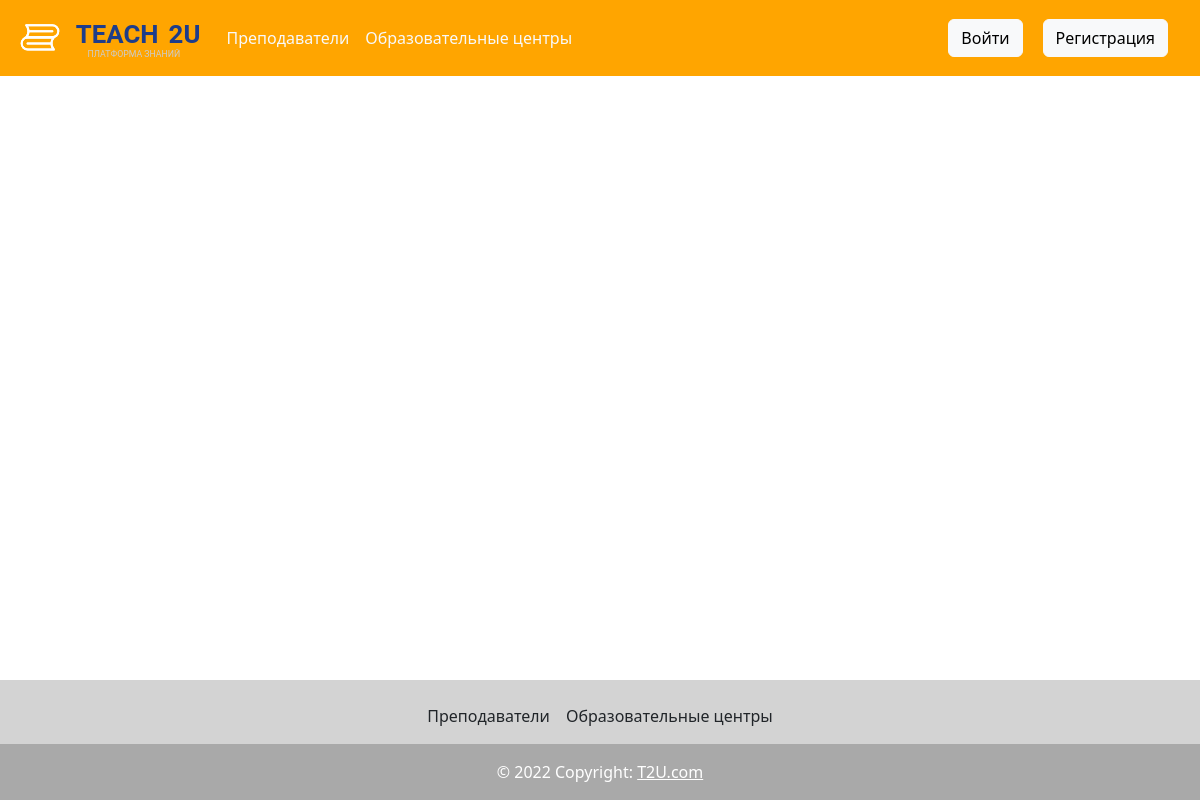
The app's page /resume, older data.
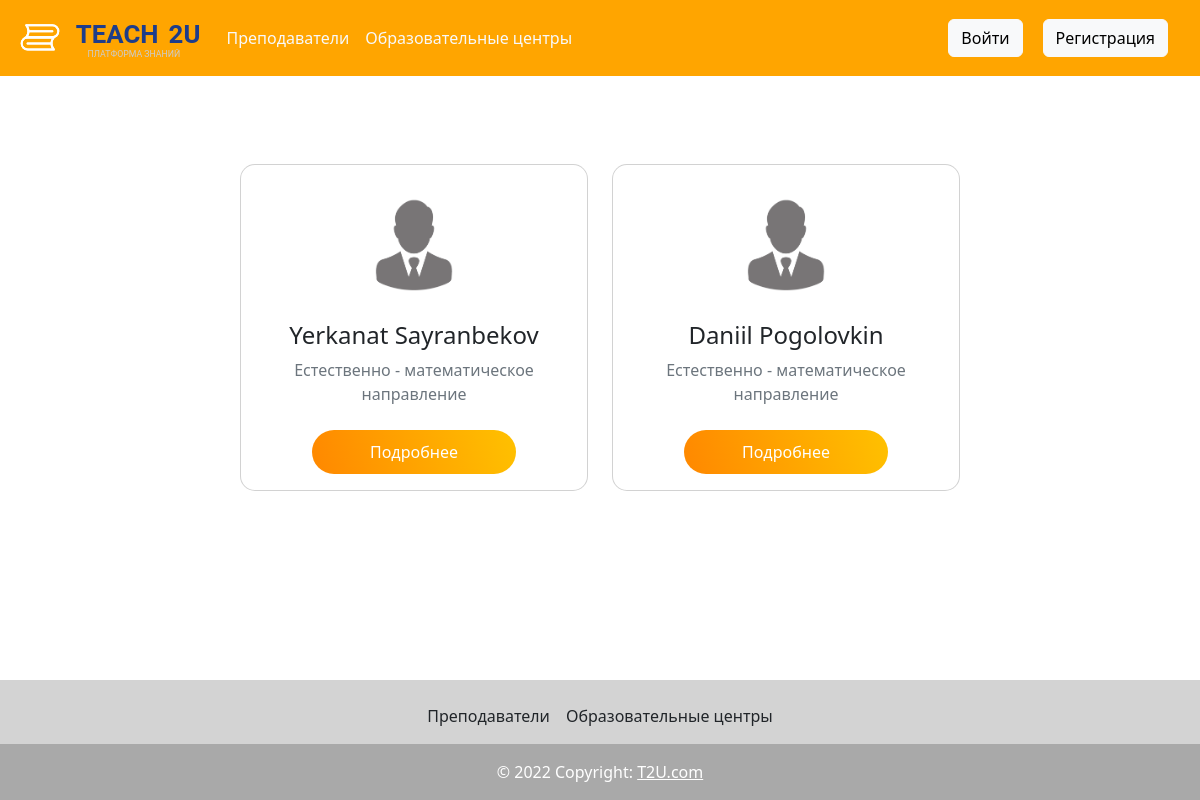
The same page, newer data.
### app/models.py (models this page shows, shortened)
class Teacher(db.Model, UserMixin):
   id = db.Column(db.Integer, primary_key = True)
   first_name = db.Column(db.String(50), nullable = False)
   last_name = db.Column(db.String(50), nullable = False)
   email = db.Column(db.String(120), nullable = False, unique = True)
   phone_number = db.Column(db.String(20), nullable = False)
   education = db.Column(db.String(200), nullable = True)
   direction = db.Column(db.String(80), nullable = False)
   experience = db.Column(db.String(200), nullable = True)
   city = db.Column(db.String(80), nullable = True)
   format_ = db.Column(db.String(80), nullable = True)
   languages = db.Column(db.String(80), nullable = True)
   password = db.Column(db.String(80), nullable = False)
   email_confirm = db.Column(db.Boolean, default = False, index=True)
   type = db.Column(db.String(80), nullable = False, default = "teacher")
   student_id = db.Column(db.Integer, db.ForeignKey('student.id'))

### app/routes.py (the view)
@app.route('/resume')
def resume():
   teachers = Teacher.query.all()
   return render_template('resume.html', teachers=teachers)

### app/templates/resume.html
<link rel="stylesheet" href="../static/css/resume.css">
{% extends 'layout.html' %}
{% block content %}
<div class="container py-5 h-100">
   <div class="row d-flex justify-content-center">
      {% for teacher in teachers%}
      <div class="col-md-12 col-xl-4">
         <div class="card mt-3 mb-2" style="border-radius: 15px;">
            <div class="card-body text-center">
               <div class="mt-3 mb-4">
                  <img src="{{ url_for('static', filename='img/default.jpg') }}"
                     class="rounded-circle img-fluid" style="width: 100px;" />
               </div>
               <h4 class="mb-2"> {{ teacher.first_name }}  {{ teacher.last_name }} </h4>
               <p class="text-muted mb-4">
                  {{ teacher.direction }}<br>
                  направление
                </p>
                <a class="submit-btn" href="{{ url_for('user_page', teacher_id=teacher.id) }}">
                  Подробнее
                </a>
            </div>
         </div>
      </div>
      {% endfor %}
   </div>
</div>
{% endblock %}

### app/templates/layout.html (shortened to what this page needs)
<!DOCTYPE html>
<html lang="en">
<head>
  <link href="../static/css/bootstrap.min.css" rel="stylesheet"
>
  <link href="https://cdn.jsdelivr.net/npm/bootstrap@5.2.2/dist/css/bootstrap.min.css" rel="stylesheet"
>
  <link href="../static/css/headers.css" rel="stylesheet">
</head>
<body style="display: flex; flex-direction: column; height: 100vh">
  <nav class="navbar navbar-expand-lg navbar-dark" aria-label="Fifth navbar example" style="background-color: orange">
    <div class="container-fluid">
      <a href="{{ url_for('home')}}" class="navbar-brand">
            <img src="{{ url_for('static', filename='img/logo.svg') }}"  class="d-inline-block align-top" alt="" style="height: 50px;">
          </a>
      <div class="collapse navbar-collapse" id="navbarsExample05">
        <ul class="navbar-nav me-auto mb-2 mb-lg-0">
          <li class="nav-item">
            <a href="{{url_for('resume')}}" class="nav-link px-2 link-light">Преподаватели</a>
          </li>
          <li class="nav-item">
            <a href="{{url_for('edu_centers')}}" class="nav-link px-2 link-light">Образовательные центры</a>
          </li>
        </ul>
        {% if current_user.is_authenticated %}
            <a class="btn btn-light" role="button" style="margin-right: 20px"
                   href="{{url_for('account')}}">Аккаунт</a>
            <a class="btn btn-light" role="button" style="margin-right: 20px"
                   href="{{url_for('logout')}}">Выйти</a>
            {% else%}
            <a class="btn btn-light" role="button" style="margin-right: 20px"
                   href="{{url_for('sign_in')}}">Войти</a>
            <a class="btn btn-light" role="button" style="margin-right: 20px"
                   href= "{{ url_for('sign_up_student') }}">Регистрация</a>
        {% endif %}
      </div>
    </div>
  </nav>
  <main role="main" class="container">
    <div class="row">
      <div class="col-md-12">
        <br>
        {% block content %}
        {% endblock %}
      </div>
    </div>
  </main>
  <footer class="text-center text-white" style="background-color: lightgray; margin-top: auto">
    <div class="container p-4 pb-0">
      <section class="">
        <p class="d-flex justify-content-center align-items-center" >
          <a href="{{url_for('resume')}}" class="nav-link px-2 link-dark">Преподаватели</a>
            <a href="{{url_for('resume')}}" class="nav-link px-2 link-dark">Образовательные центры</a>
        </p>
      </section>
    </div>
    <div class="text-center p-3" style="background-color: rgba(0, 0, 0, 0.2);">
      © 2022 Copyright:
      <a class="text-white" href="#">T2U.com</a>
    </div>
  </footer>
</body>
</html>

### app/static/css/resume.css (style rules this page uses)
.submit-btn { width: 65%; padding: 10px 30px; cursor: pointer; display: block; margin: auto; background: linear-gradient(253.58deg, #FFC000 1.55%, #FF8A00 95.8%); border: 0; color: #5C5C5C; outline: none; border-radius: 30px; text-decoration: none; color: white; color: white; }

Row changes from the older to the newer data that the page shows:
added Teacher: first_name "Yerkanat", last_name "Sayranbekov", direction "Естественно - математическое"
added Teacher: first_name "Daniil", last_name "Pogolovkin", direction "Естественно - математическое"
